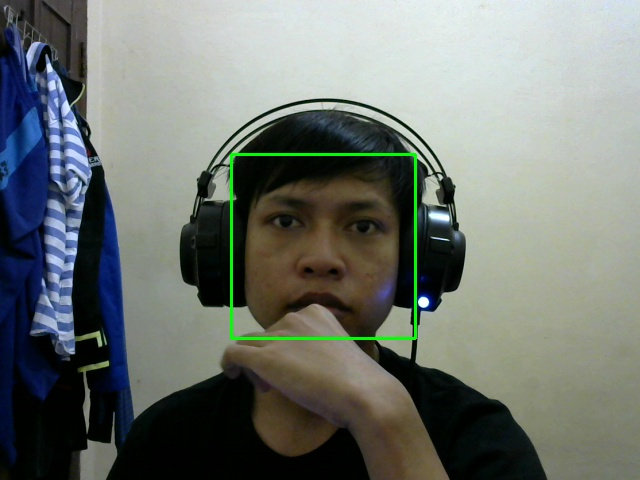
#> input picture a.jpg, 640 x 480 px, given in place of the camera
$ python hog_filefrom_webcam.py
#> lines starting #> are read from the running program, lines starting #| are printed output that depends on the picture
### modules/nms.py
# import the necessary packages
import numpy as np


# Malisiewicz et al.
# Non-Maximum Suppresion
# rekomendasi overlapThresh = 0.3 ~ 0.5

def non_max_suppression_fast(boxes, overlapthresh):
    # if there are no boxes, return an empty list
    if len(boxes) == 0:
        return []
    # if the bounding boxes integers, convert them to floats --
    # this is important since we'll be doing a bunch of divisions
    if boxes.dtype.kind == "i":
        boxes = boxes.astype("float")
    # initialize the list of picked indexes
    pick = []
    # grab the coordinates of the bounding boxes
    x1 = boxes[:, 0]
    y1 = boxes[:, 1]
    x2 = boxes[:, 2]
    y2 = boxes[:, 3]
    # compute the area of the bounding boxes and sort the bounding
    # boxes by the bottom-right y-coordinate of the bounding box
    area = (x2 - x1 + 1) * (y2 - y1 + 1)
    idxs = np.argsort(y2)
    # keep looping while some indexes still remain in the indexes
    # list
    while len(idxs) > 0:
        # grab the last index in the indexes list and add the
        # index value to the list of picked indexes
        last = len(idxs) - 1
        i = idxs[last]
        pick.append(i)
        # find the largest (x, y) coordinates for the start of
        # the bounding box and the smallest (x, y) coordinates
        # for the end of the bounding box
        xx1 = np.maximum(x1[i], x1[idxs[:last]])
        yy1 = np.maximum(y1[i], y1[idxs[:last]])
        xx2 = np.minimum(x2[i], x2[idxs[:last]])
        yy2 = np.minimum(y2[i], y2[idxs[:last]])
        # compute the width and height of the bounding box
        w = np.maximum(0, xx2 - xx1 + 1)
        h = np.maximum(0, yy2 - yy1 + 1)
        # compute the ratio of overlap
        overlap = (w * h) / area[idxs[:last]]
        # delete all indexes from the index list that have
        idxs = np.delete(idxs, np.concatenate(([last],
                                               np.where(overlap > overlapthresh)[0])))
    # return only the bounding boxes that were picked using the
    # integer data type
    return boxes[pick].astype("int")

### simulasi-deteksi/hog_filefrom_webcam.py
import numpy as np
import cv2
import imutils
from modules.nms import non_max_suppression_fast as nms

# initialize the HOG descriptor/person detector
hog = cv2.HOGDescriptor()
hog.setSVMDetector(cv2.HOGDescriptor_getDefaultPeopleDetector())

cv2.startWindowThread()

# open webcam video stream
cap = cv2.VideoCapture(0)

# the output will be written to output.avi
out = cv2.VideoWriter(
    '../hasil-tes-images/hog_human_detection.avi',
    cv2.VideoWriter_fourcc(*'MJPG'),
    15.,
    (480, 360))

while True:
    # Capture frame-by-frame
    ret, frame = cap.read()
#> frame is the input picture: shape (480, 640, 3); mean B, G, R 112.2, 117.5, 111.6

    # resizing for faster detection
    frame = cv2.resize(frame, (480, 360))
#> frame: shape (360, 480, 3)
    frame = imutils.resize(frame, width=min(480, frame.shape[1]))
    # using a greyscale picture, also for faster detection
    gray = cv2.cvtColor(frame, cv2.COLOR_RGB2GRAY)
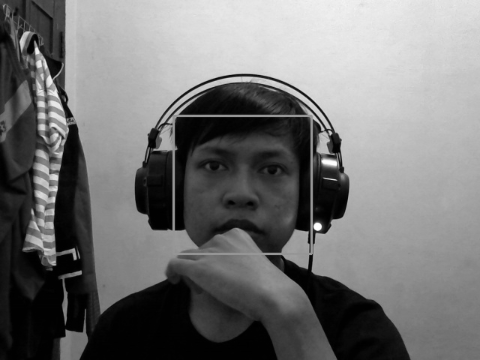
#> gray: shape (360, 480); min 0, max 254, mean 115.2

    # detect people in the image
    # returns the bounding boxes for the detected objects
    boxes, weights = hog.detectMultiScale(gray, winStride=(8, 8), padding=(32, 32), scale=1.05)
#> boxes = (); weights = ()
    boxes = np.array([[x, y, x + w, y + h] for (x, y, w, h) in boxes])
#> boxes = empty array
    boxes = nms(boxes, 0.3)
#> boxes = []

    if len(weights) > 0:
        print(len(weights))

    for (xA, yA, xB, yB) in boxes:
        # display the detected boxes in the colour picture
        cv2.rectangle(frame, (xA, yA), (xB, yB), (0, 255, 0), 2)
#> this loop made 0 passes

    # Write the output video
    out.write(frame.astype('uint8'))
    # Display the resulting frame
    cv2.imshow('frame', frame)
    if cv2.waitKey(1) & 0xFF == ord('q'):
#> (key q is pressed here)
        break

# When everything done, release the capture
cap.release()
# and release the output
out.release()
# finally, close the window
cv2.destroyAllWindows()
cv2.waitKey(1)
